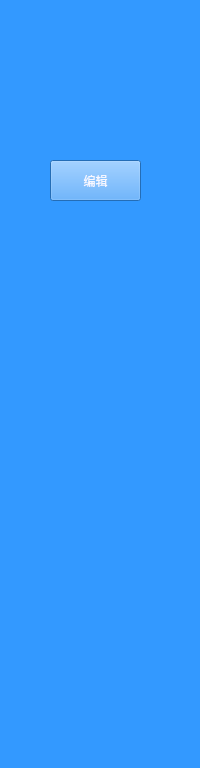
    <widget class="QStackedWidget" name="stackedWidget_8">
     <property name="geometry">
      <rect>
       <x>0</x>
       <y>0</y>
       <width>200</width>
       <height>768</height>
      </rect>
     </property>
     <property name="styleSheet">
      <string notr="true">background-color: rgb(51, 153, 255);</string>
     </property>
     <property name="currentIndex">
      <number>0</number>
     </property>
     <widget class="QWidget" name="page_13">
      <widget class="QPushButton" name="pushButton_20">
       <property name="geometry">
        <rect>
         <x>59</x>
         <y>50</y>
         <width>75</width>
         <height>72</height>
        </rect>
       </property>
       <property name="focusPolicy">
        <enum>Qt::NoFocus</enum>
       </property>
       <property name="styleSheet">
        <string notr="true">border-image: url(:/LCD_CS351/LCD_CS351/logo/back.png);</string>
       </property>
       <property name="text">
        <string/>
       </property>
       <property name="flat">
        <bool>true</bool>
       </property>
      </widget>
      <widget class="QPushButton" name="pushButton_53">
       <property name="enabled">
        <bool>true</bool>
       </property>
       <property name="geometry">
        <rect>
         <x>50</x>
         <y>160</y>
         <width>91</width>
         <height>41</height>
        </rect>
       </property>
       <property name="focusPolicy">
        <enum>Qt::NoFocus</enum>
       </property>
       <property name="styleSheet">
        <string notr="true">border-image: url(:/LCD_CS351/LCD_CS351/35_all/67.bmp);
font: 18pt &quot;黑体&quot;;
color: rgb(248, 248, 255);</string>
       </property>
       <property name="text">
        <string>编辑</string>
       </property>
      </widget>
      <widget class="QLabel" name="label_156">
       <property name="geometry">
        <rect>
         <x>16</x>
         <y>168</y>
         <width>17</width>
         <height>27</height>
        </rect>
       </property>
       <property name="styleSheet">
        <string notr="true">border-image: url(:/LCD_CS351/LCD_CS351/logo/triangle.png);</string>
       </property>
       <property name="text">
        <string/>
       </property>
      </widget>
     </widget>
    </widget>
